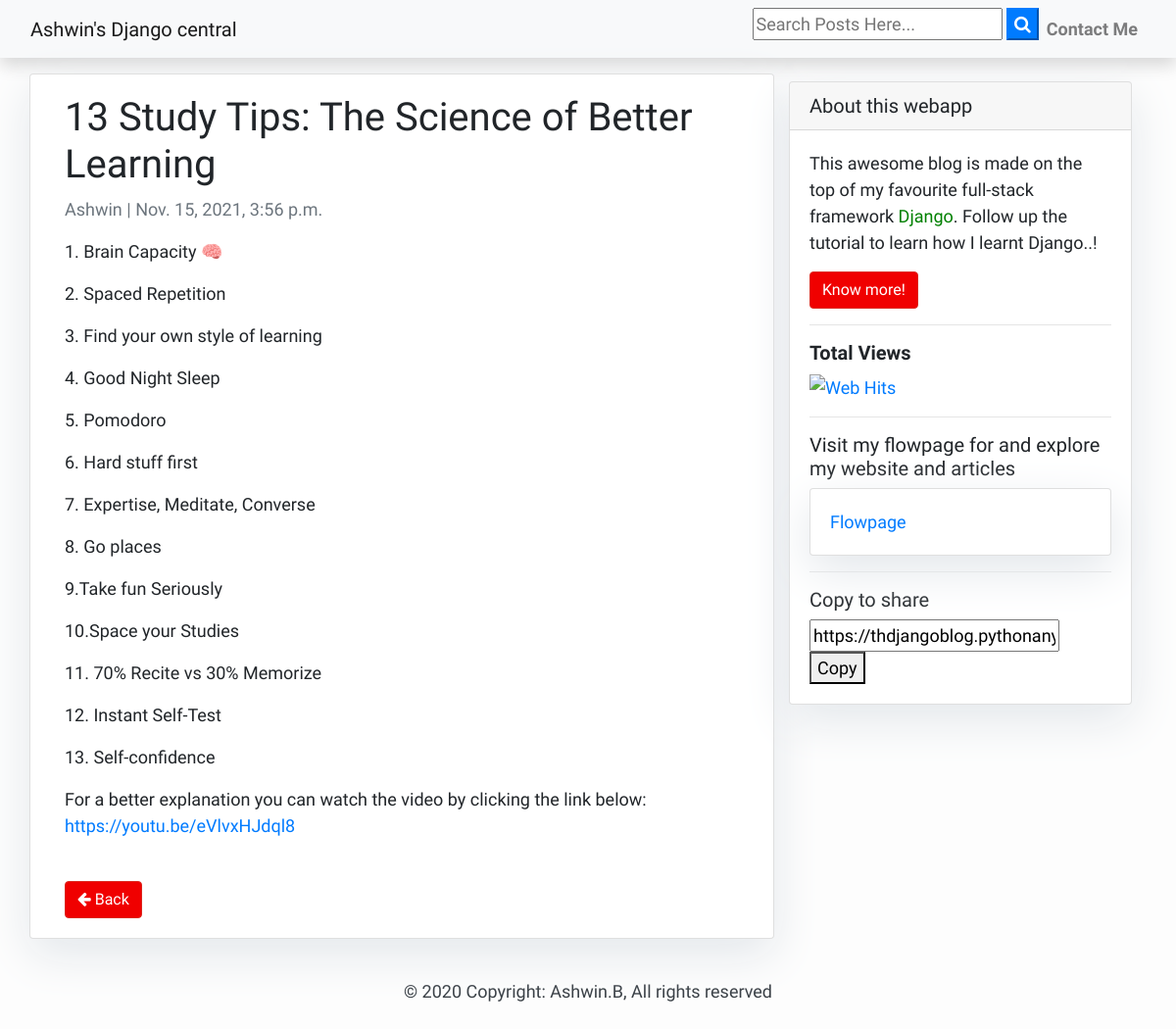
Page /post/6/ on the committed database.
### blogapp/models.py (models this page shows)
class Post(models.Model):
    author = models.ForeignKey(User, on_delete= models.CASCADE)
    title = models.CharField(max_length=200)
    text = models.TextField()
    created_date = models.DateTimeField(auto_now_add=True)
    published_date = models.DateTimeField(auto_now=True,null=True)
    class Meta:
        ordering = ['-published_date',]

### blogapp/views.py (the view)
# urls.py: path('post/<int:pk>/', views.post_detail, name='post_detail'),
def post_detail(request, pk):
    post = get_object_or_404(Post, pk=pk)
    return render(request, 'post_detail.html', {'post': post})

### blogapp/templatetags/url_target_blank.py (called while the page is built)
def url_target_blank(text):
    return text.replace('<a ', '<a target="_blank" ')

### blogapp/templates/post_detail.html
{% extends 'base.html' %} {% block content %}
{% load url_target_blank %}
<div class="container">
  <div class="row">
    <div class="col-md-8 card mb-4  mt-3 left  top">
      <div class="card-body">
        <h1>{% block title %} {{ post.title }} {% endblock title %}</h1>
        <p class=" text-muted">{{ post.author }} | {{ post.published_date }}</p>
        <p class="card-text ">{{ post.text|linebreaks | safe|urlize|url_target_blank }}</p>
        <br>
        <a href="/" class="btn btn-danger"><i class="fa fa-arrow-left" aria-hidden="true"></i>&nbsp;Back</a>
      </div>
    </div>
    {% block sidebar %} {% include 'sidebar.html' %} {% endblock sidebar %}
  </div>
</div>
{% endblock content %}

### blogapp/templates/base.html (style rules this page uses)
body { font-family: 'Mukta', sans-serif; font-size: 18px; background-color: #fdfdfd; }
.btn-danger { color: #fff; background-color: #f00000; border-color: #dc281e; }
.card { box-shadow: 0 16px 48px #E3E7EB; }

### rows in the picture
Post: title "13 Study Tips: The Science of Better Learning", author "Ashwin", published_date "Nov. 15, 2021, 3:56 p.m.", text|url_target_blank "1. Brain Capacity 🧠 2. Spaced Repetition 3. Find your own style of learning 4. Good Night Sleep 5. Pomodoro 6. Hard stuff first 7. Expertise, Meditate, Converse 8. Go places 9.Take fun Seriously 10.Space your Studies 11. 70% Recite vs 30% Memorize 12. Instant Self-Test 13. Self-confidence For a better explanation you can watch the video by clicking the link below: https://youtu.be/eVlvxHJdql8"
